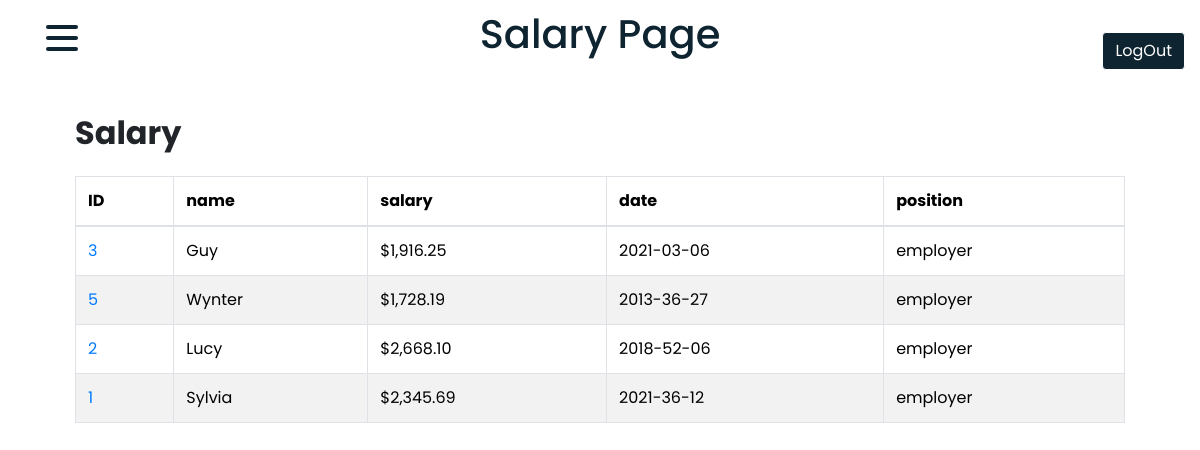
The app's page /Pages/InfoForDirector/index.php (signed in) with its own data.
### tables this page shows
CREATE TABLE `salary` (
  `id` mediumint(8) unsigned NOT NULL auto_increment,
  `salary` varchar(50) default NULL,
  `date` varchar(50),
  `position_id` mediumint default NULL,
  `receiver_id` mediumint default NULL,
  PRIMARY KEY (`id`)
) AUTO_INCREMENT=1;

CREATE TABLE `employees` (
  `id` mediumint(8) unsigned NOT NULL auto_increment,
  `name` varchar(50) default NULL,
  `surname` varchar(50) default NULL,
  `phone` int(50) default NULL,
  `email` varchar(50) UNIQUE,
  `date` varchar(50),
  `password` varchar(50),
  `director_id` int default NULL,
  PRIMARY KEY (`id`)
) AUTO_INCREMENT=1;

CREATE TABLE `position` (
  `id` mediumint(8) unsigned NOT NULL auto_increment,
  `position` varchar(20) default NULL,
  PRIMARY KEY (`id`)
) AUTO_INCREMENT=1;

### Pages/InfoForDirector/index.php (the view, shortened to what this page needs)
<?php
    include '../../SQL_connect/connect_db.php';
    $sql = "SELECT e.id,s.salary,s.date,p.position,e.name FROM `salary` as s
    JOIN position as p ON s.position_id = p.id
    JOIN employees as e ON s.receiver_id = e.id WHERE p.position = 'employer';";
    $result = mysqli_query($conn,$sql);
?>
<!DOCTYPE html>
<html lang="en">
<head>
<link href="https://cdn.jsdelivr.net/npm/bootstrap@5.3.2/dist/css/bootstrap.min.css" rel="stylesheet">
<link rel="stylesheet" href="https://stackpath.bootstrapcdn.com/bootstrap/4.5.0/css/bootstrap.min.css">
<link rel="stylesheet" href="https://maxcdn.bootstrapcdn.com/font-awesome/4.7.0/css/font-awesome.min.css">
<link rel="stylesheet" href="../../css/resp_director.css">
<link rel="stylesheet" href="../../css/director.css">
</head>
<body>
    <a href="index.php?logout" class="btn btn-primary position-absolute end-1 logout">LogOut</a>
    <h1><a href="directors.php" class="text-decoration-none h1">Salary Page</a></h1>
  <nav>
      <div class="navbar">
        <div class="container nav-container">
            <div class="hamburger-lines">
              <span class="line line1"></span>
              <span class="line line2"></span>
              <span class="line line3"></span>
            </div>
        </div>
      </div>
    </nav>
  </body>
<div class="container">
    <div class="table-responsive">
        <div class="table-wrapper">
            <div class="table-title">
                <div class="row">
                    <div class="col-sm-8"><h2><b>Salary</b></h2></div>
                    <div class="col-sm-4">
                    </div>
                </div>
            </div>
            <table class="table table-striped table-hover table-bordered">
                <thead>
                    <tr>
                        <th>ID</th>
                        <th>name</th>
                        <th>salary</th>
                        <th>date</th>
                        <th>position</th>
                    </tr>
                </thead>
                <tbody>
                    <tr>
                        <?php
                            while($row = mysqli_fetch_assoc($result)) {
                                ?>
                                    <tr>
                                    <td><a href="../../Action/userId.php?id=<?php echo $row['id'] ?>"><? echo $row['id'] ?></a></td>
                                    <td><? echo $row['name']?></td>
                                    <td><? echo $row['salary']?></td>
                                    <td><? echo $row['date']?></td>
                                    <td><? echo $row['position']?></td>
                            </tr>
                            <?php
                        }
                        ?>
                    </tr>
                </tbody>
            </table>
        </div>
    </div>
</div>
</body>
</html>

### css/director.css (style rules this page uses)
* { margin: 0; padding: 0; box-sizing: border-box; }
body { font-family: "Poppins", sans-serif; }
h1 { text-align: center; margin-top: 10px; }
.table-responsive { overflow: hidden; }
.table-wrapper { display: flex; flex-direction: column; gap: 1em; margin: 3em 0; }
.btn { border: 1px solid; }
.container { max-width: 1150px; width: 90%; margin: auto; }
.navbar { width: 100%; }
.nav-container { display: flex; justify-content: space-between; align-items: center; height: 62px; }
.nav-container { display: block; position: relative; height: 60px; }
.nav-container .hamburger-lines { display: block; height: 26px; width: 32px; position: absolute; top: 17px; left: 20px; z-index: 2; display: flex; flex-direction: column; justify-content: space-between; }
.nav-container .hamburger-lines .line { display: block; height: 4px; width: 100%; border-radius: 10px; background: #0e2431; }
.nav-container .hamburger-lines .line1 { transform-origin: 0% 0%; transition: transform 0.4s ease-in-out; }
.nav-container .hamburger-lines .line2 { transition: transform 0.2s ease-in-out; }
.nav-container .hamburger-lines .line3 { transform-origin: 0% 100%; transition: transform 0.4s ease-in-out; }
nav { width: 15em; position: absolute; top: 0; }
.logout { background-color: #0e2431; right: 15px; top: 2em; }
.h1 { color: #0e2431; }

### records on screen
salary: employees.id "3", employees.name "Guy", salary "$1,916.25", date "2021-03-06", position.position "employer"
salary: employees.id "5", employees.name "Wynter", salary "$1,728.19", date "2013-36-27", position.position "employer"
salary: employees.id "2", employees.name "Lucy", salary "$2,668.10", date "2018-52-06", position.position "employer"
salary: employees.id "1", employees.name "Sylvia", salary "$2,345.69", date "2021-36-12", position.position "employer"
